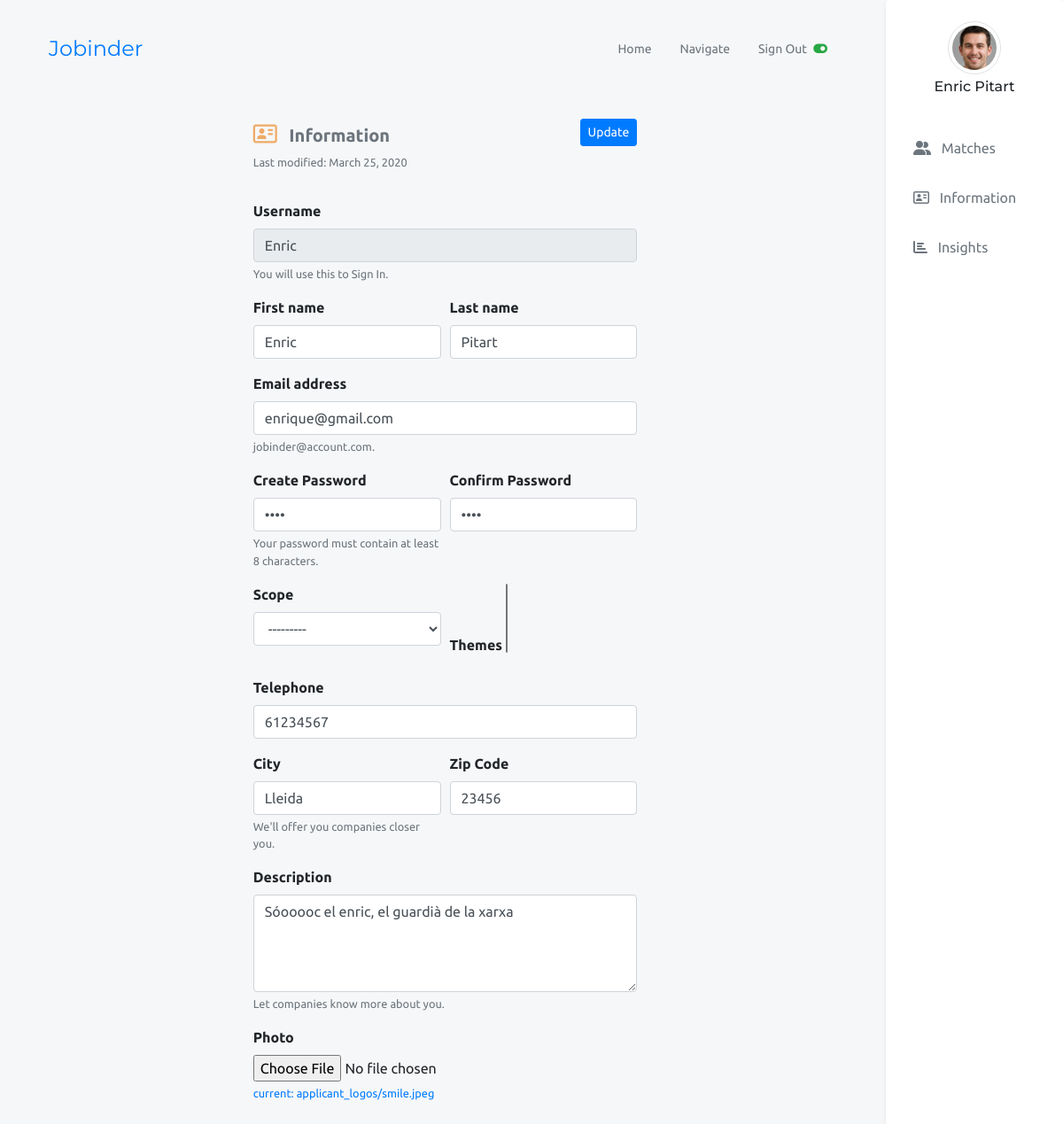
/jobsearcher/applicant/profile/information/70/edit (signed in), run on the app's committed database.
### jobsearcher/models/applicants_models.py (models this page shows, shortened)
class Applicant(User):
    telephone = models.CharField(blank=True, null=True, max_length=50)
    city = models.CharField(blank=True, null=True, max_length=50)
    zipCode = models.CharField(blank=True, null=True, max_length=16)
    description = models.TextField(blank=True, null=True)
    scope = models.ForeignKey(Scope, null=True, blank=True, related_name="applicants", on_delete=models.SET_NULL)
    themes = models.ManyToManyField(Theme, blank=True, related_name="applicants")
    photo = models.ImageField(upload_to="applicant_logos/", default='applicant_logos/default.png', blank=True, null=True)
    modified_by = models.ForeignKey(User, null=True, related_name="applicants", on_delete=models.SET_NULL)
    last_modified = models.DateField(auto_now=True)
    deleted = models.BooleanField(default=False, null=False)
    def get_absolute_url_edit(self):
        return reverse('jobsearcher:applicant_profile_info_edit', kwargs={'pk': self.pk})
    class Meta:
        default_related_name = "Applicant"

### jobsearcher/models/scope_models.py (models this page shows)
class Scope(models.Model):
    name = models.CharField(max_length=128)
    def __str__(self):
        return self.name

### jobsearcher/views.py (the view)
# urls.py: path('applicant/profile/information/<int:pk>/edit', views.applicant_info_edit, name='applicant_profile_info_edit'),
@login_required()
def applicant_info_edit(request, pk):
    applicant = get_object_or_404(Applicant, Q(pk=pk) & Q(id=request.user.id))
    if request.method == "POST":
        form = ApplicantForm(request.POST, request.FILES, instance=applicant)
        if form.is_valid():
            form.save()
            form.save_m2m()
            username = form.cleaned_data['username']
            password = form.cleaned_data['password1']
            user = authenticate(username=username, password=password)
            if user is not None:
                do_login(request, user)
            return redirect(applicant.get_absolute_url_edit())
    else:
        form = ApplicantForm(instance=applicant)
    args = {'form': form,
            'applicant': applicant,
            'isajax': True if isajax_req(request) else False}
    return render(request, 'profile_applicant/applicant_form.html', args)

### jobsearcher/forms.py
class ApplicantForm(UserCreationForm):
    email = forms.EmailField(required=True)
    class Meta:
        model = Applicant
        fields = (
            'username',
            'first_name',
            'last_name',
            'email',
            'password1',
            'password2',
            'scope',
            'themes',
            'telephone',
            'city',
            'zipCode',
            'description',
            'photo',
        )

### jobsearcher/views.py (called while the page is built)
def isajax_req(request):
    return request.headers.get('X-Requested-With') == 'XMLHttpRequest'

### jobsearcher/templates/profile_applicant/applicant_form.html (shortened to what this page needs)
{% extends isajax|yesno:"profile_company/ajax_base.html,profile_applicant/profile_base.html" %}
{% if isajax %}
    {% load static %}
{% endif %}
{% block profile_block %}
    <div class="col-sm-6">
        <div class="row mb-4 pb-2">
            <div class="col-sm-6">
                <span style="font-size: 24px; color: #eeaa66" class="mr-2">
                    <i class="far fa-address-card"></i>
                </span>
                <h5 class="font-weight-bold text-secondary d-inline">Information</h5>
            </div>
            <div class="col-sm-6 text-right">
                <input form="applicantForm" type="submit" class="btn btn-primary btn-sm" value="Update"/>
            </div>
            <div class="col-sm-12">
                <small class="text-muted">Last modified: {{ applicant.last_modified }}</small>
            </div>
        </div>
        <form method="post" id="applicantForm" data-themes-url="{% url 'load_themes' %}" enctype="multipart/form-data">
            <div class="form-group" id="username">
                <label class="font-weight-bold" for="username">Username</label>
                <input readonly name="username" type="text" class="form-control" id="username" value="{{ form.username.value }}">
                <small id="user_help" class="form-text text-muted">You will use this to Sign In.</small>
            </div>
            <div class="form-row" id="name">
                <div class="form-group col-sm-6" id="fname">
                    <label class="font-weight-bold" for="fname">First name</label>
                    <input name="first_name" type="text" class="form-control" id="fname" value="{{ form.first_name.value }}">
                </div>
                <div class="form-group col-sm-6" id="lname">
                    <label class="font-weight-bold" for="lname">Last name</label>
                    <input name="last_name" type="text" class="form-control" id="lname" value="{{ form.last_name.value }}">
                </div>
            </div>
            <div class="form-group">
                <label class="font-weight-bold" for="email_addr">Email address</label>
                <input name="email" type="email" class="form-control" id="email_addr" value="{{ form.email.value }}">
                <small id="email_help" class="form-text text-muted">jobinder@account.com.</small>
            </div>
            <div class="form-row" id="passwds">
                <div class="form-group col-sm-6" id="password1">
                    <label class="font-weight-bold" for="passwd1">Create Password</label>
                    <input name="password1" type="password" class="form-control" id="passwd1" value="{{ form.password1.value }}">
                    <small id="passwd_help" class="form-text text-muted">Your password must contain at least 8 characters.</small>
                </div>
                <div class="form-group col-sm-6" id="password2">
                    <label class="font-weight-bold" for="passwd2">Confirm Password</label>
                    <input name="password2" type="password" class="form-control" id="passwd2" value="{{ form.password2.value }}">
                </div>
            </div>
            <div class="form-row">
                <div class="form-group col-sm-6" id="scope">
                    <label class="font-weight-bold" for="applicant_scope">Scope</label>
                    <select name="scope" class="form-control" id="applicant_scope">
                        {% for scope_elem in form.scope %}
                            <option style="display: none">{{ scope_elem }}</option>
                        {% endfor %}
                    </select>
                </div>
                <div class="form-group col-sm-6" id="theme">
                    <label class="font-weight-bold" for="themes_applicant">Themes</label>
                    <select name="themes" class="from-control selectpicker" multiple id="themes_applicant" data-live-search="true"></select>
                </div>
            </div>
            <div class="form-group" id="phone">
                <label class="font-weight-bold" for="phone">Telephone</label>
                <input name="telephone" type="tel" class="form-control" id="phone" value="{{ form.telephone.value }}">
            </div>
            <div class="form-row" id="address">
                <div class="form-group col-sm-6" id="city">
                    <label class="font-weight-bold" for="city">City</label>
                    <input name="city" type="text" class="form-control" id="city" value="{{ form.city.value }}">
                    <small id="city_help" class="form-text text-muted">
                        We'll offer you companies closer you.
                    </small>
                </div>
                <div class="form-group col-sm-6" id="zip">
                    <label class="font-weight-bold" for="zip">Zip Code</label>
                    <input name="zipCode" type="number" class="form-control" id="zip" value="{{ form.zipCode.value }}">
                </div>
            </div>
            <div class="form-group" id="description">
                <label class="font-weight-bold" for="description">Description</label>
                <textarea name="description" class="form-control" id="description" rows="4">{{ form.description.value }}</textarea>
                <small id="desc_help" class="form-text text-muted">
                    Let companies know more about you.
                </small>
            </div>
            <div class="form-group" id="photo">
                <label class="font-weight-bold" for="logo">Photo</label>
                <input name="photo" type="file" class="form-control-file" id="photo">
                <small class="text-primary">current: {{ form.photo.value }}</small>
            </div>
        </form>
    </div>
{% endblock %}

### jobsearcher/templates/profile_applicant/profile_base.html (shortened to what this page needs)
{% extends "base.html" %}
{% load static %}
{% block body_block %}
    <div style="min-height:100vh" id="content" class="container-fluid bg-grey">
            <div class="col-md-9 col-lg-10 p-4">
                <nav class="navbar navbar-expand-lg navbar-light m-0">
                    <a style="font-size: x-large" class="navbar-brand text-primary montserrat" href="{% url 'home' %}">Jobinder</a>
                    <div class="collapse navbar-collapse" id="pnavbar">
                        <ul class="navbar-nav ml-auto">
                            <li class="nav-item active mx-2">
                                <a class="nav-link underline-warn btn-sm text-muted" href="{% url 'home' %}">
                                    Home
                                </a>
                            </li>
                            <li class="nav-item active mx-2">
                                <a class="nav-link underline-warn btn-sm text-muted" href="{% url 'searcher' %}">
                                    Navigate
                                </a>
                            </li>
                            <li class="nav-item active mx-2">
                                <a class="nav-link underline-warn btn-sm text-muted" href="{% url 'sign_out' %}">
                                    Sign Out
                                    <span class="ml-1 text-success">
                                        <i class="fas fa-toggle-on"></i>
                                    </span>
                                </a>
                            </li>
                        </ul>
                    </div>
                </nav>
                <div class="container my-5">
                    <div id="profile_options" class="row justify-content-center">
                        {% block profile_block %}{% endblock %}
                    </div>
                </div>
            </div>
            <nav class="fixed-top col-md-3 col-lg-2 d-none d-md-block ml-auto bg-white shadow-sm rounded" style="top:0; bottom:0;">
                <div id="sidebar_header" class="row">
                    <div class="col-sm-12 text-center my-4">
                        <img style="height: 60px; width: 60px;" class="img-thumbnail rounded-circle mb-1" src="{{ MEDIA_URL }}{{ applicant.photo.url }}" alt="...">
                        <h6 class="montserrat">
                            {{ applicant.first_name }} {{ applicant.last_name }}
                        </h6>
                    </div>
                </div>
                <div class="sidebar">
                    <ul class="nav flex-column">
                        <li class="nav-item">
                            <a id="matches" onclick="ajax_profile('{% url 'jobsearcher:applicant_profile_matches' %}','profile_options')"
                               class="nav-link active  text-muted  p-3" href="#">
                                <i class="fas fa-user-friends mr-2"></i>
                                Matches
                            </a>
                        </li>
                        <li class="nav-item">
                            <a id="info" onclick="ajax_profile('{{ applicant.get_absolute_url_edit }}','profile_options')"
                               class="nav-link active text-muted p-3" href="#">
                                <i class="far fa-address-card mr-2"></i>
                                Information
                            </a>
                        </li>
                        <li class="nav-item">
                            <a id="insights"  onclick="ajax_profile('{% url 'jobsearcher:applicant_profile_insights' %}','profile_options')"
                               class="nav-link active text-muted p-3" href="#">
                                <i class="fas fa-chart-bar mr-2"></i>
                                Insights
                            </a>
                        </li>
                    </ul>
                </div>
            </nav>
        </div>
{% endblock %}

### static/CSS/styles.css (style rules this page uses)
.underline-warn { position: relative; }
.underline-warn:before { content: ""; position: absolute; width: 100%; height: 4px; bottom: 0; left: 0; background-color: #f6c23e; transform: scaleX(0); transition: all 0.25s ease-in-out; }
html * { font-family: 'Ubuntu', sans-serif; }
.montserrat { font-family: 'Montserrat', sans-serif; }
.sidebar { top: 0; height: calc(100vh - 10%); overflow-y: auto; }
.bg-grey { background-color: rgba(239,240,243,0.54) }

### data on the page
Applicant: last_modified "March 25, 2020", scope "---------", telephone "61234567", city "Lleida", zipCode "23456", description "Sóooooc el enric, el guardià de la xarxa", photo.value "applicant_logos/smile.jpeg", photo (picture)

### other printed values
{{ applicant.first_name }} "Enric"
{{ applicant.last_name }} "Pitart"
